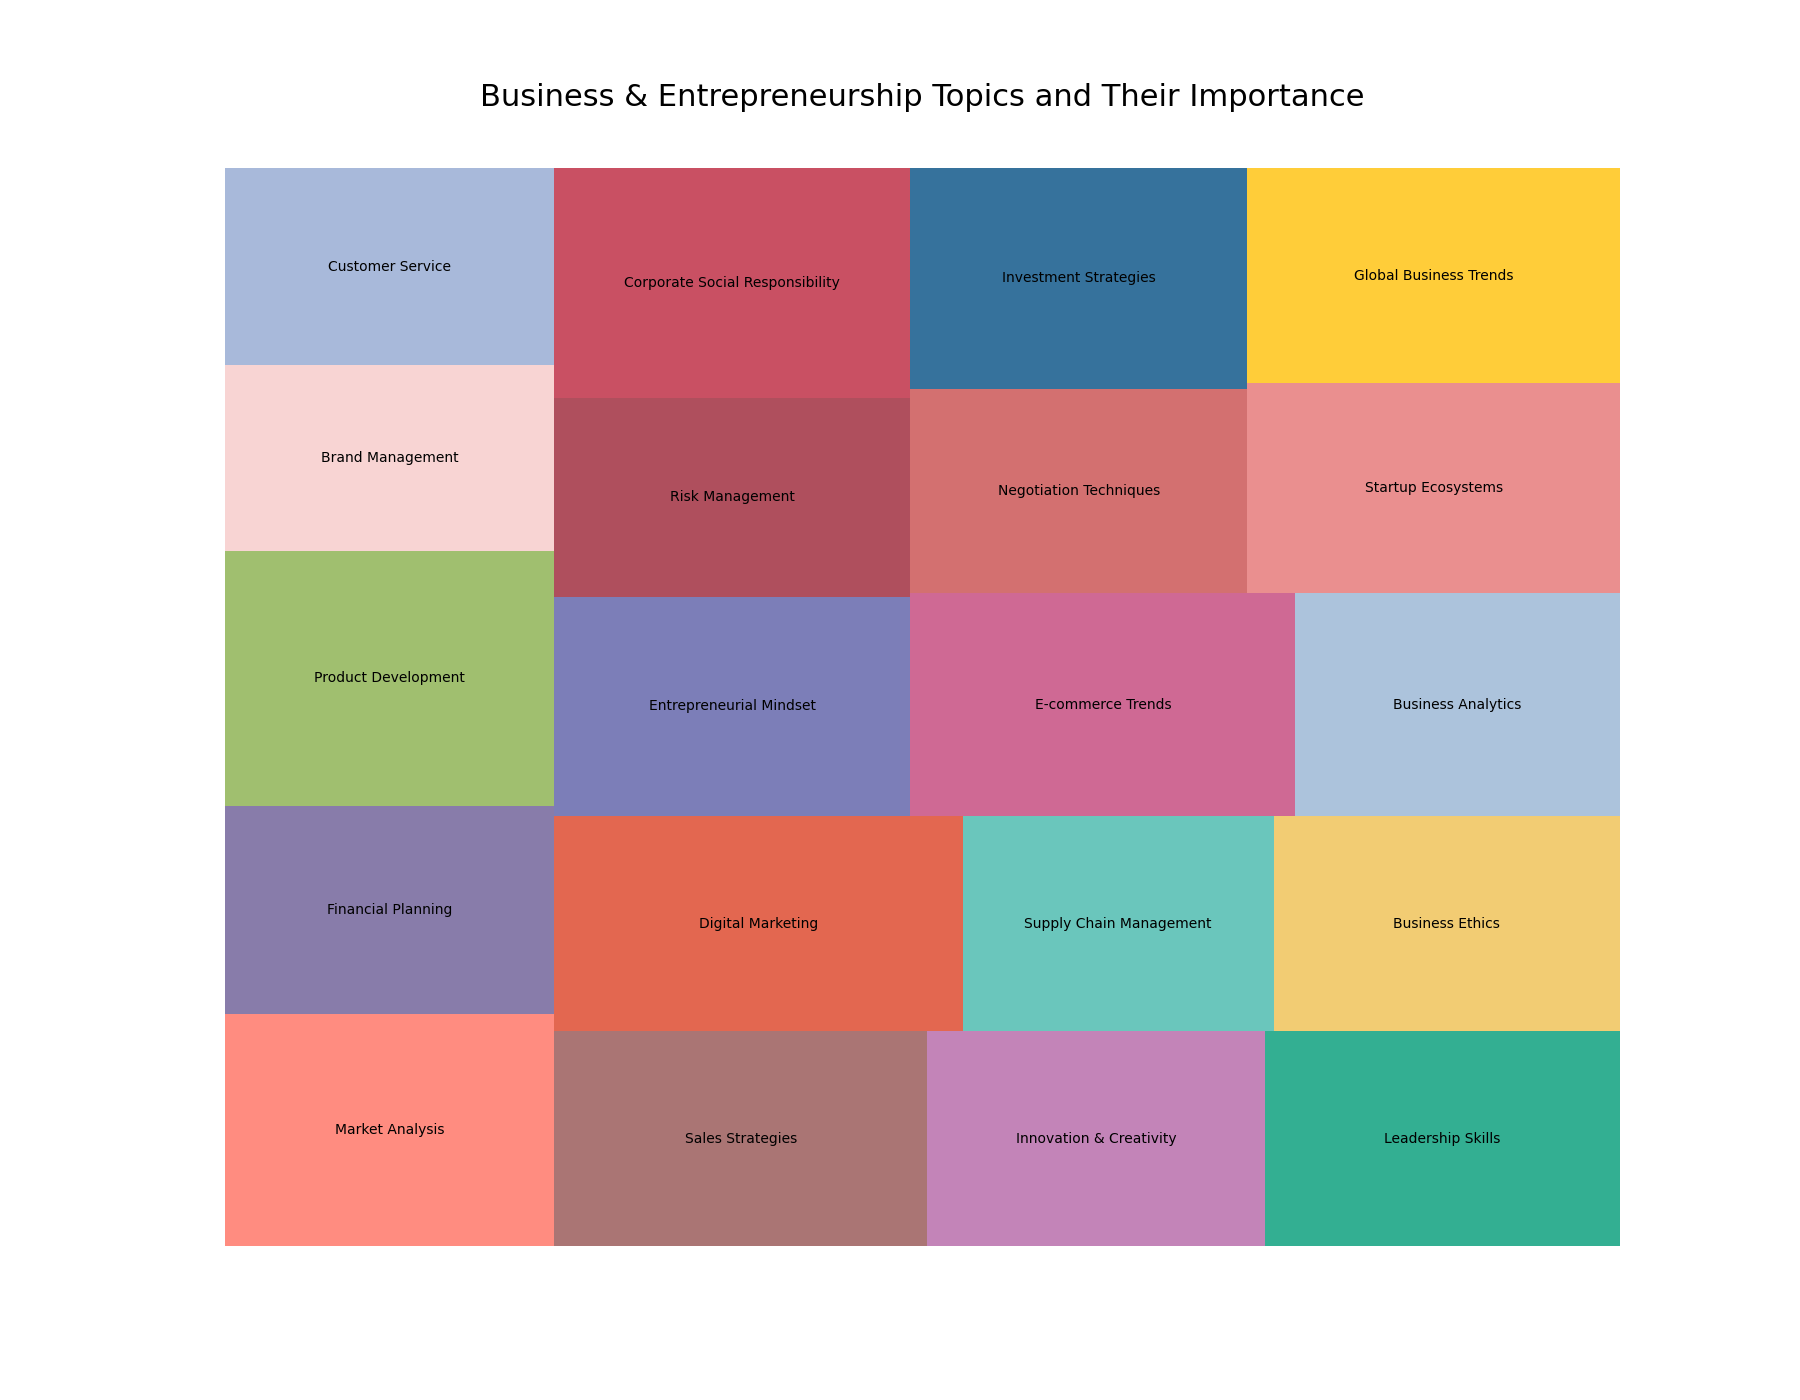

The script that drew this image:

import seaborn as sns
import pandas as pd
import matplotlib.pyplot as plt
import squarify

# Data for treemap
data = {
    'Category': [
        'Market Analysis', 'Financial Planning', 'Product Development', 
        'Brand Management', 'Customer Service', 'Sales Strategies', 
        'Innovation & Creativity', 'Leadership Skills', 'Digital Marketing', 
        'Supply Chain Management', 'Business Ethics', 'Entrepreneurial Mindset', 
        'Risk Management', 'Corporate Social Responsibility', 'E-commerce Trends', 
        'Business Analytics', 'Negotiation Techniques', 'Investment Strategies', 
        'Startup Ecosystems', 'Global Business Trends'
    ],
    'Values': [
        200, 180, 220, 160, 170, 210, 190, 200, 230, 175, 195, 205, 185, 
        215, 225, 190, 180, 195, 205, 210
    ]
}

# Convert the data into DataFrame
df = pd.DataFrame(data)

# Define color palette
colors = [
    '#FF6F61', '#6B5B95', '#88B04B', '#F7CAC9', '#92A8D1',
    '#955251', '#B565A7', '#009B77', '#DD4124', '#45B8AC',
    '#EFC050', '#5B5EA6', '#9B2335', '#BC243C', '#C3447A',
    '#98B4D4', '#C94C4C', '#034F84', '#E57373', '#FFC107'
]

# Create figure and axes for Matplotlib
fig, ax = plt.subplots(1, figsize=(18, 14))

# Create a treemap
squarify.plot(sizes=df['Values'], label=df['Category'], alpha=0.8, color=colors)

# Remove the axes
plt.axis('off')

# Add a title
plt.title('Business & Entrepreneurship Topics and Their Importance', fontsize=22, y=1.05)

# Show the plot
plt.show()
